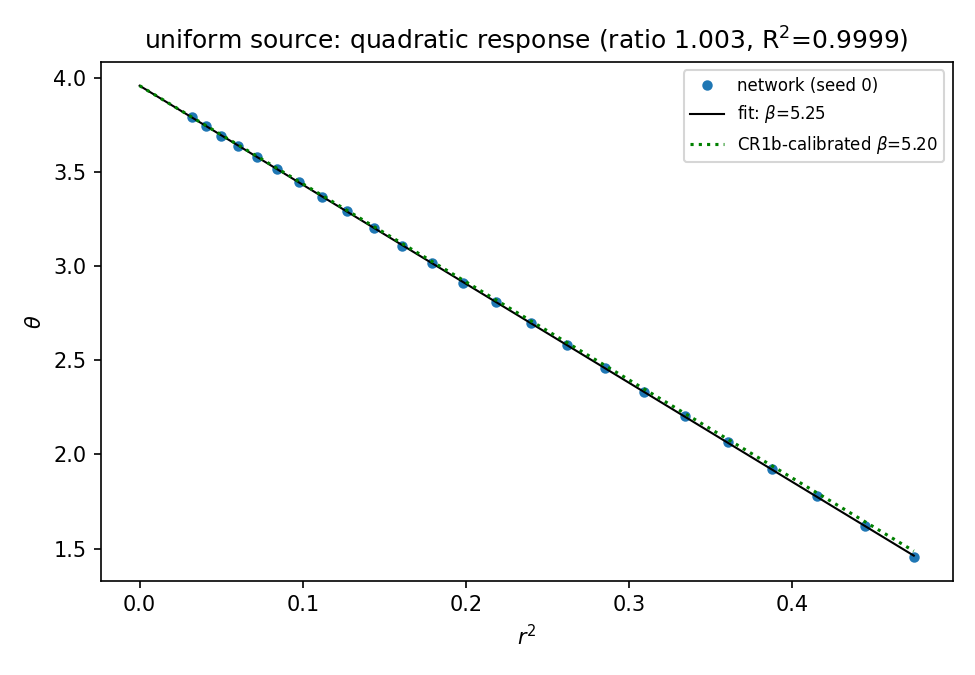

The script that saved this image:
"""L2 -- the network's response to a UNIFORM source is a quadratic (static
de Sitter-like) potential, with the coefficient fixed by the SAME transport
constant measured in CR1b -- a consistency loop, not a new fit.

L theta = j * 1_interior (graph Laplacian, Dirichlet shell), so in the
continuum -(2pi/15) rho rc^5 kappa * Lap(theta) = j with kappa = 1.066 the
deg=48 finite-degree correction MEASURED in CR1b. Hence
    theta(r) = beta (R_eff^2 - r^2),   beta = 15 j kappa / (12 pi rho rc^5).
Pre-registered: quadratic R^2 > 0.99; beta within 10% of the calibrated value.
5 seeds; reuses the DS1 generator by import (unmodified).
"""

from __future__ import annotations

import importlib.util
import json
import sys
from datetime import datetime, timezone
from pathlib import Path

import matplotlib

matplotlib.use("Agg")
import matplotlib.pyplot as plt
import numpy as np
from scipy import sparse
from scipy.sparse.csgraph import connected_components
from scipy.sparse.linalg import cg
from scipy.spatial import cKDTree

HERE = Path(__file__).resolve().parent
DS1 = HERE.parent / "dimension_scan" / "DS1_profiles.py"
spec = importlib.util.spec_from_file_location("ds1", DS1)
ds1 = importlib.util.module_from_spec(spec)
sys.modules["ds1"] = ds1
spec.loader.exec_module(ds1)

N = 80_000
DEG = 48
RC = (DEG / N) ** (1.0 / 3.0)
J = 1.0
KAPPA = 0.2025 / (15.0 / (8.0 * np.pi ** 2))   # CR1b deg=48 measured constant
V_BALL = 4.0 * np.pi / 3.0
RHO = N / V_BALL
N_SEEDS = 5
R_GROUND = 0.85


def relax_uniform(points, rc):
    """L theta = J on every interior node (Dirichlet shell at R_GROUND)."""
    n = len(points)
    tree = cKDTree(points)
    pairs = tree.query_pairs(rc, output_type="ndarray")
    rows = np.r_[pairs[:, 0], pairs[:, 1]]
    cols = np.r_[pairs[:, 1], pairs[:, 0]]
    A = sparse.coo_matrix((np.ones(len(rows)), (rows, cols)), shape=(n, n)).tocsr()
    deg = np.asarray(A.sum(axis=1)).ravel()
    L = (sparse.diags(deg) - A).tocsr()
    r = np.linalg.norm(points, axis=1)
    _, labels = connected_components(A, directed=False)
    main_label = np.bincount(labels).argmax()
    interior = np.where((r <= R_GROUND) & (labels == main_label))[0]
    Lii = L[np.ix_(interior, interior)].tocsr()
    M = sparse.diags(1.0 / Lii.diagonal())
    th_i, info = cg(Lii, np.full(len(interior), J), rtol=1e-10, maxiter=30000,
                    M=M)
    assert info == 0
    theta = np.zeros(n)
    theta[interior] = th_i
    return theta, r


def main():
    beta_pred = 15.0 * J * KAPPA / (12.0 * np.pi * RHO * RC ** 5)
    betas, r2s = [], []
    prof = None
    for seed in range(N_SEEDS):
        rng = np.random.default_rng(9000 + seed)
        pts = ds1.sprinkle_ball(3, N, rng)
        theta, r = relax_uniform(pts, RC)
        # bin and fit theta = alpha - beta r^2 on the interior window
        edges = np.linspace(2 * RC, 0.7, 25)
        mids, vals = [], []
        for i in range(len(edges) - 1):
            m = (r >= edges[i]) & (r < edges[i + 1])
            mids.append(0.5 * (edges[i] + edges[i + 1]))
            vals.append(float(np.mean(theta[m])))
        mids, vals = np.array(mids), np.array(vals)
        X = np.c_[mids ** 2, np.ones_like(mids)]
        co, *_ = np.linalg.lstsq(X, vals, rcond=None)
        fitted = X @ co
        ss_res = float(np.sum((vals - fitted) ** 2))
        ss_tot = float(np.sum((vals - vals.mean()) ** 2))
        betas.append(-float(co[0]))
        r2s.append(1.0 - ss_res / ss_tot)
        if seed == 0:
            prof = (mids, vals, co)

    beta_m = float(np.mean(betas))
    beta_sem = float(np.std(betas, ddof=1) / np.sqrt(N_SEEDS))
    ratio = beta_m / beta_pred
    payload = {
        "params": {"N": N, "deg": DEG, "rc": RC, "rho": RHO, "j": J,
                   "kappa_from_CR1b": KAPPA, "n_seeds": N_SEEDS},
        "beta": {"measured": beta_m, "sem": beta_sem,
                 "predicted_calibrated": beta_pred, "ratio": ratio},
        "quadratic_R2": {"mean": float(np.mean(r2s)), "min": float(np.min(r2s))},
        "death": bool(abs(ratio - 1.0) > 0.10 or np.min(r2s) < 0.99),
        "_meta": {"timestamp": datetime.now(timezone.utc).isoformat(),
                  "numpy": np.__version__},
    }
    (HERE / "L2_response.json").write_text(json.dumps(payload, indent=2))

    mids, vals, co = prof
    fig, ax = plt.subplots(figsize=(6.5, 4.5))
    ax.plot(mids ** 2, vals, "o", ms=4, color="tab:blue", label="network (seed 0)")
    xx = np.linspace(0, mids[-1] ** 2, 50)
    ax.plot(xx, co[1] + co[0] * xx, "k-", lw=1,
            label=fr"fit: $\beta$={-co[0]:.2f}")
    ax.plot(xx, co[1] - beta_pred * (xx - 0), "g:",
            label=fr"CR1b-calibrated $\beta$={beta_pred:.2f}")
    ax.set_xlabel(r"$r^2$")
    ax.set_ylabel(r"$\theta$")
    ax.set_title(f"uniform source: quadratic response "
                 f"(ratio {ratio:.3f}, R$^2$={np.mean(r2s):.4f})")
    ax.legend(fontsize=8)
    fig.tight_layout()
    fig.savefig(HERE / "L2_response.png", dpi=150)

    print(json.dumps({"beta": payload["beta"],
                      "R2": payload["quadratic_R2"],
                      "death": payload["death"]}, indent=2))


if __name__ == "__main__":
    main()
